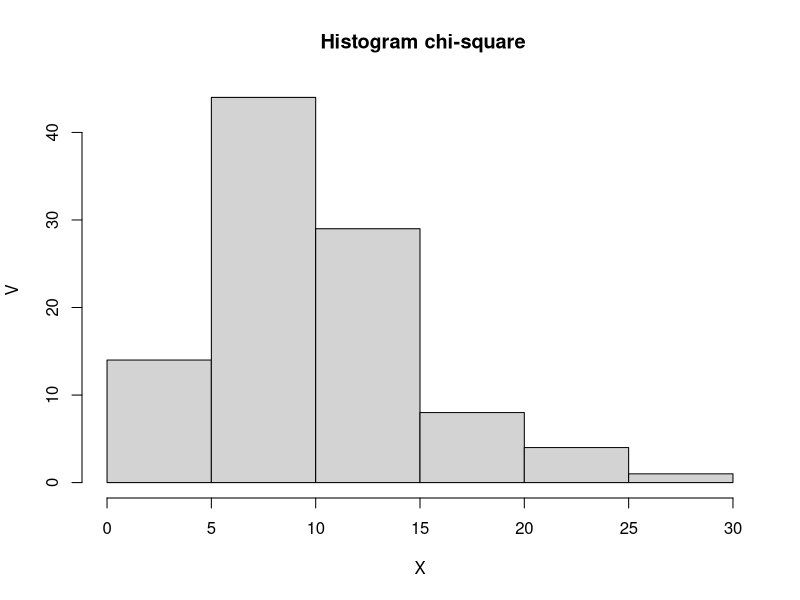

This chart was generated by the following R code:
#soal 4
x=2
v=10
#a

probability = dchisq(x, 10)
probability



#b
n=100
hist(rchisq(n, v), xlab = "X", ylab = "V", main = " Histogram chi-square")

#c
mean=v
variance= 2 * v
mean
variance